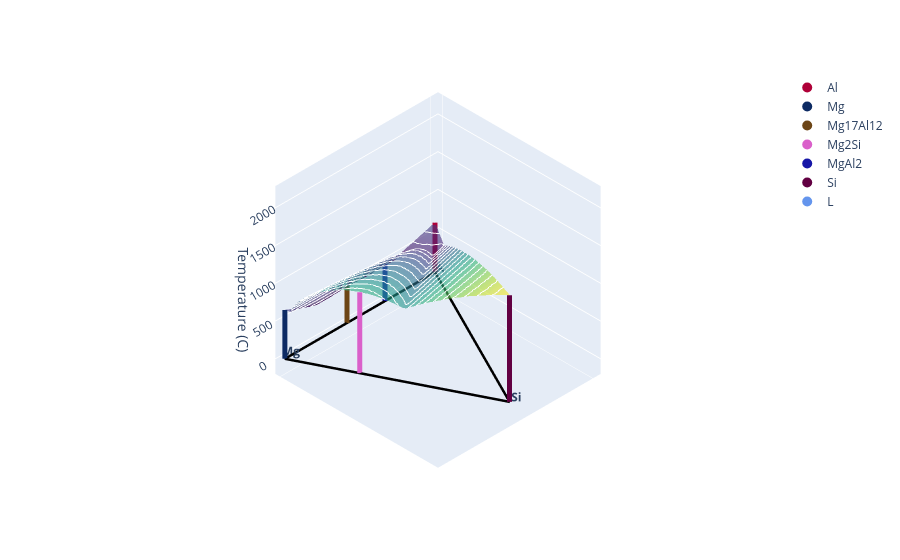

Source (notebook cell):
### Markdown cell above
## 3 - Interpolate and plot the ternary system

Run the interpolation and display the interactive ternary diagram. The helper returns both the ternary figure and the initialized plotter. Set `save_html=True` to also write an HTML file in the `figures` directory.

### Code cell
ternary_figure, ternary_plotter = plot_ternary_system(
    'Al-Si-Mg',
    fitted_data,
    param_format='comb-exp',
    interp_type='linear',
    t_incr=5, # Sets the temperature resolution - smaller values increase resolution but also increase computation time
    delta=0.01, # Sets the composition resolution - smaller values increase resolution but also increase computation time
    save_html=False,
)
ternary_figure.show()
